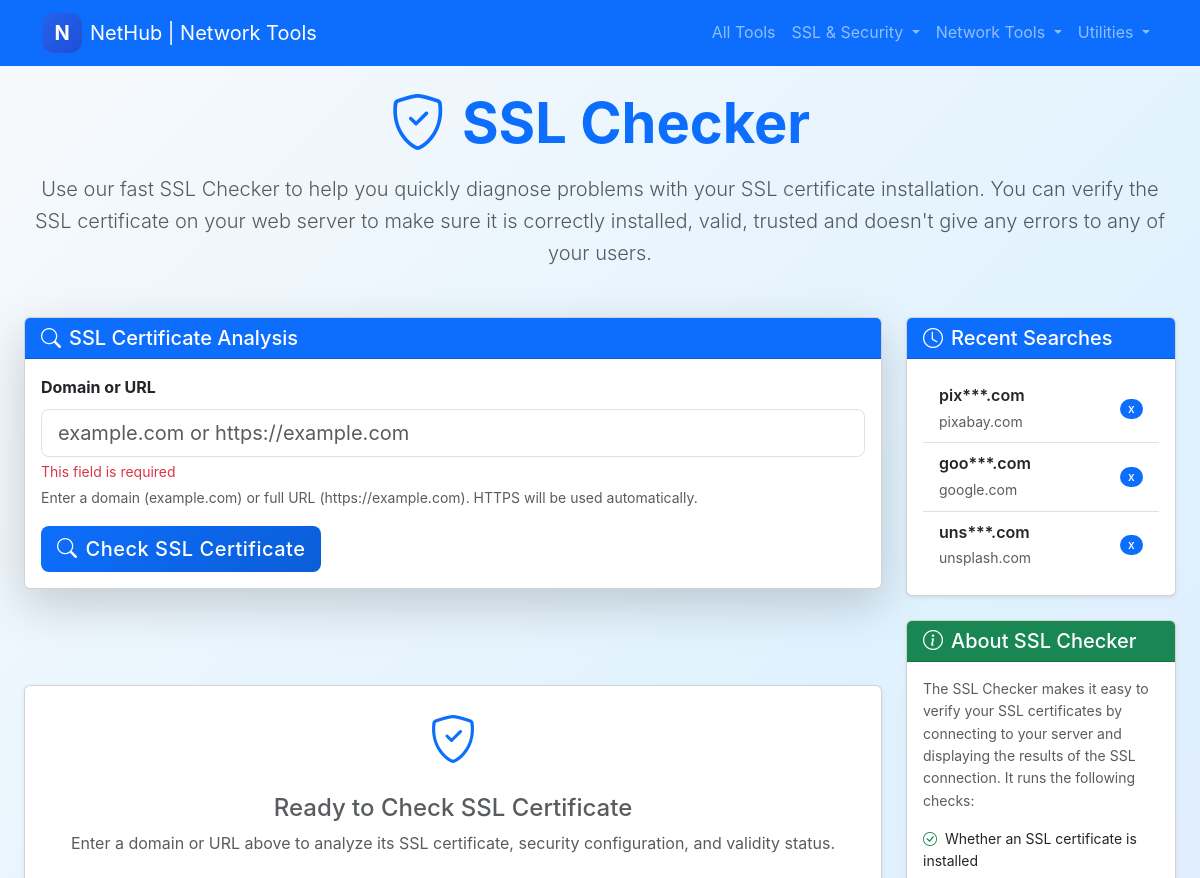
The app's page /sslchecker (upper part), older data.
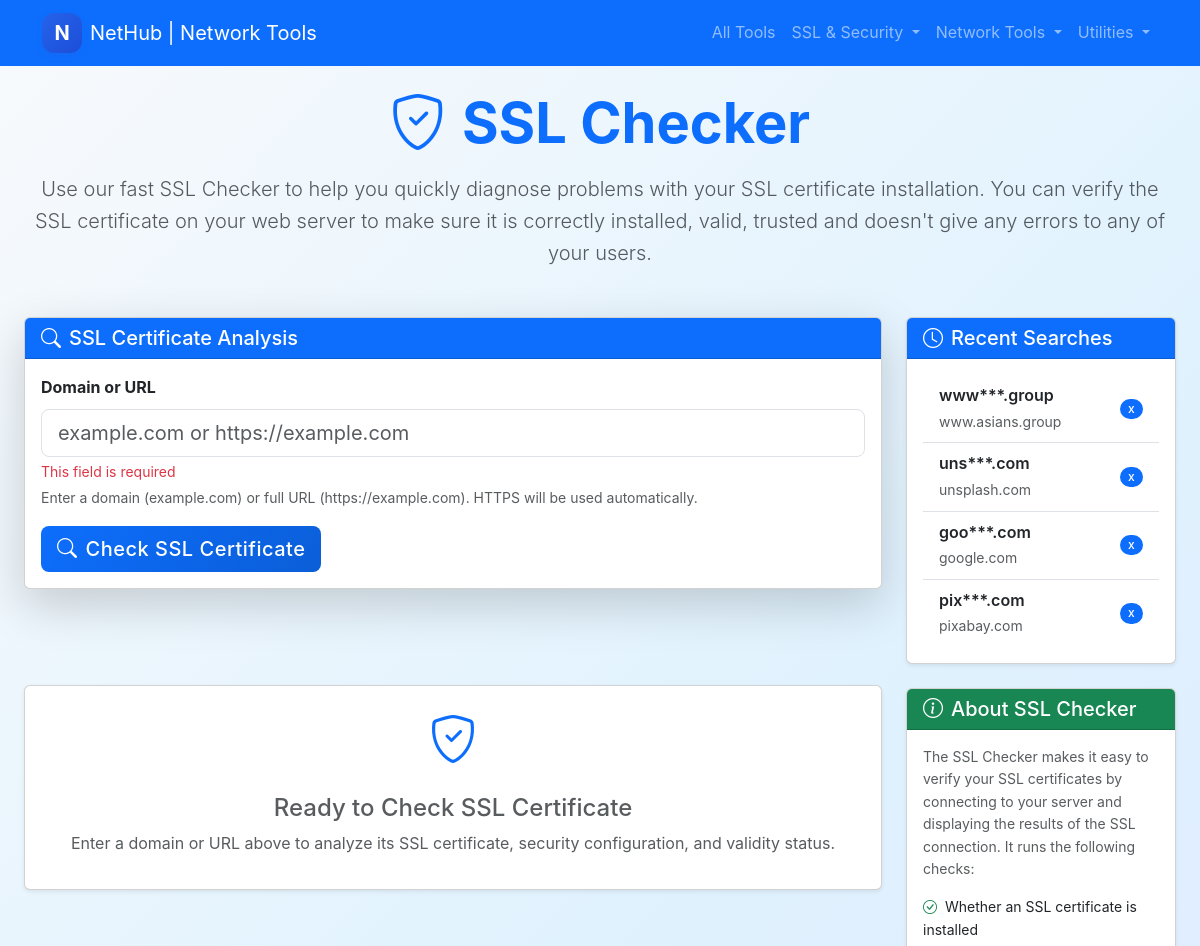
The same page, newer data.
### tables this page shows
CREATE TABLE recent_searches (
            id INTEGER PRIMARY KEY AUTOINCREMENT,
            domain TEXT NOT NULL,
            full_url TEXT NOT NULL,
            search_count INTEGER DEFAULT 1,
            last_searched TIMESTAMP DEFAULT CURRENT_TIMESTAMP,
            created_at TIMESTAMP DEFAULT CURRENT_TIMESTAMP
        );

### app.py (the view, shortened to what this page needs)
@app.route('/sslchecker', methods=['GET', 'POST'])
def ssl_checker():
    recent_searches = get_recent_searches(10)
    ssl_results = None
    prefill_domain = None
    return render_template('sslchecker.html',
                         recent_searches=recent_searches,
                         ssl_results=ssl_results,
                         prefill_domain=prefill_domain)

### app.py (called while the page is built)
def get_recent_searches(limit=10):
    try:
        conn = sqlite3.connect('recent_searches.db')
        cursor = conn.cursor()
        cursor.execute('''
            SELECT domain, full_url, search_count, last_searched
            FROM recent_searches
            ORDER BY last_searched DESC
            LIMIT ?
        ''', (limit,))
        results = cursor.fetchall()
        conn.close()
        return [{
            'domain': row[0],
            'full_url': row[1],
            'search_count': row[2],
            'last_searched': row[3]
        } for row in results]
    except Exception as e:
        print(f"Error getting recent searches: {e}")
        return []

### templates/sslchecker.html (shortened to what the changed rows need)
{% extends "base.html" %}
{% block content %}
<div class="container-fluid">
    <div class="text-center mb-5">
        <h1 class="display-4 fw-bold text-primary mb-3">
            <i class="bi bi-shield-check me-3"></i>SSL Checker
        </h1>
    </div>
    <div class="row">
        <div class="col-lg-3 order-lg-2">
            <div class="sticky-top" style="top: 20px;">
                <div class="card shadow-sm mb-4">
                    <div class="card-body">
                        {% if recent_searches %}
                            <div class="list-group list-group-flush">
                                {% for search in recent_searches %}
                                <a href="/sslchecker/{{ search.domain }}" class="list-group-item list-group-item-action d-flex justify-content-between align-items-center">
                                    <div>
                                        <div class="fw-semibold">{{ search.domain[:3] }}***.{{ search.domain.split('.')[-1] }}</div>
                                        <small class="text-muted">{{ search.domain }}</small>
                                    </div>
                                    <span class="badge bg-primary rounded-pill">{{ search.count }}x</span>
                                </a>
                                {% endfor %}
                            </div>
                        {% else %}
                            <p class="text-muted mb-0">No recent searches</p>
                        {% endif %}
                    </div>
                </div>
            </div>
        </div>
    </div>
</div>
{% endblock %}

Row changes from the older to the newer data that the page shows:
added recent_searches: domain "www", domain "group", domain "www.asians.group"
changed recent_searches "uns": moves up the list
changed recent_searches "goo": moves down the list
